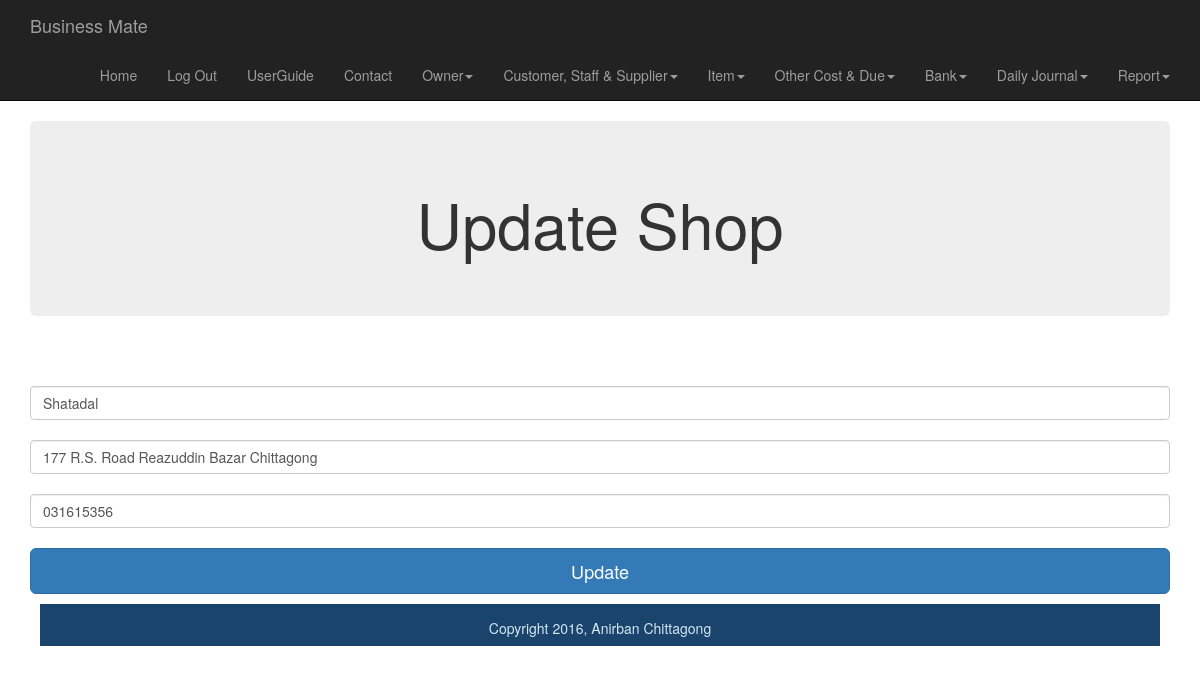
/smart_shop/shop_section/shopentryupdate.php?id=1 (signed in), run on the app's committed database.
### tables this page shows
CREATE TABLE IF NOT EXISTS `store` (
  `id` int(11) NOT NULL AUTO_INCREMENT,
  `name` varchar(200) NOT NULL,
  `address` varchar(200) NOT NULL,
  `contact_number` varchar(100) NOT NULL,
  `userId` int(11) NOT NULL,
  PRIMARY KEY (`id`)
);

### smart_shop/dbGeneralFunctions.php (called while the page is built, shortened)
<?php
	function get_store_by_id($id) {
		$connection =mysql_connect(DB_SERVER,DB_USER,DB_PASS);
		 $db_select=mysql_select_db(DB_NAME,$connection);
		 $user_id=$_SESSION['userId'];
		$query = "SELECT *
				FROM store WHERE userId = {$user_id} AND id = {$id}";
		$supplier_set = mysql_query($query, $connection);
		return $supplier_set;
	}
?>

### smart_shop/shop_section/shopentryupdate.php (the view, shortened to what this page needs)
<?php include("..\dbGeneralFunctions.php"); ?>
<?php include("../includes/header.php"); ?>
	<div class="container">
		<div class="jumbotron">
		<h1>Update Shop</h1>
		<?php
		$id=$_GET["id"];
		$entry_set=get_store_by_id($id);
		$entry= mysql_fetch_array($entry_set);
		?>
		</div>
	</div>
	 <div class="container">
		<form class="form-signin" method="post" action="shopentryupdate.php">
        <input name="name" class="form-control" placeholder="Shop Name" required="" autofocus=""  value="<?php echo $entry["name"]?>">
	   <input name="address" class="form-control" placeholder="Address" required=""  value="<?php echo $entry["address"]?>">
	   <input name="contact number" class="form-control" placeholder="Contact Number" required=""  value="<?php echo $entry["contact_number"]?>">
        <button class="btn btn-lg btn-primary btn-block" type="submit" name="submit">Update</button>
      </form>
	<div id="footer">Copyright 2016, Anirban Chittagong</div>
	</body>
</html>

### smart_shop/css/styles.css (style rules this page uses)
.jumbotron { text-align:center; }
#footer { height: 3em; margin: 10px; padding: 1em; text-align: center; background: #1A446C; color: #D4E6F4; clear:both; }

### data on the page
store: name "Shatadal", address "177 R.S. Road Reazuddin Bazar Chittagong", contact_number "031615356"
